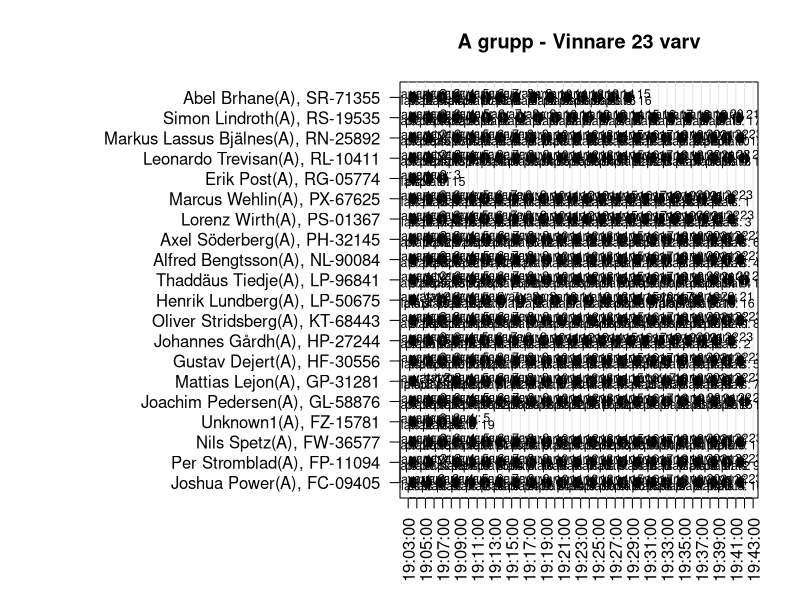
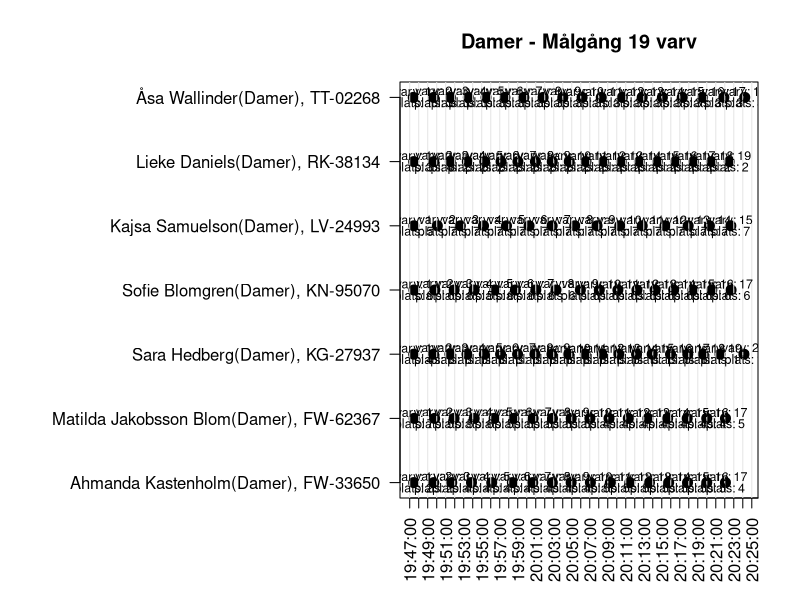
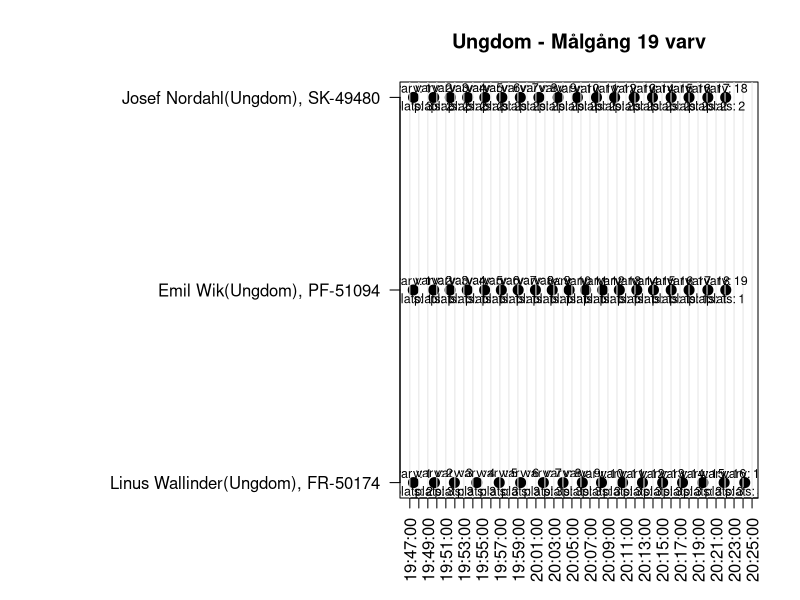
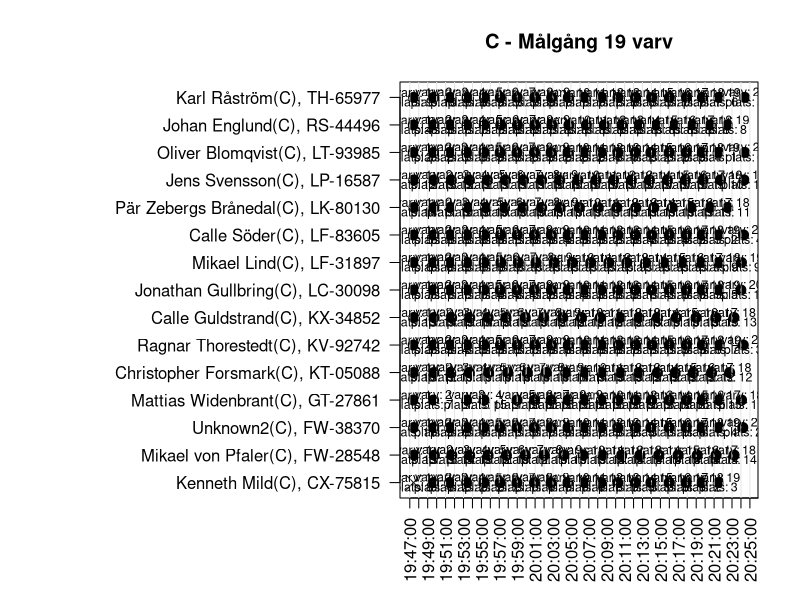
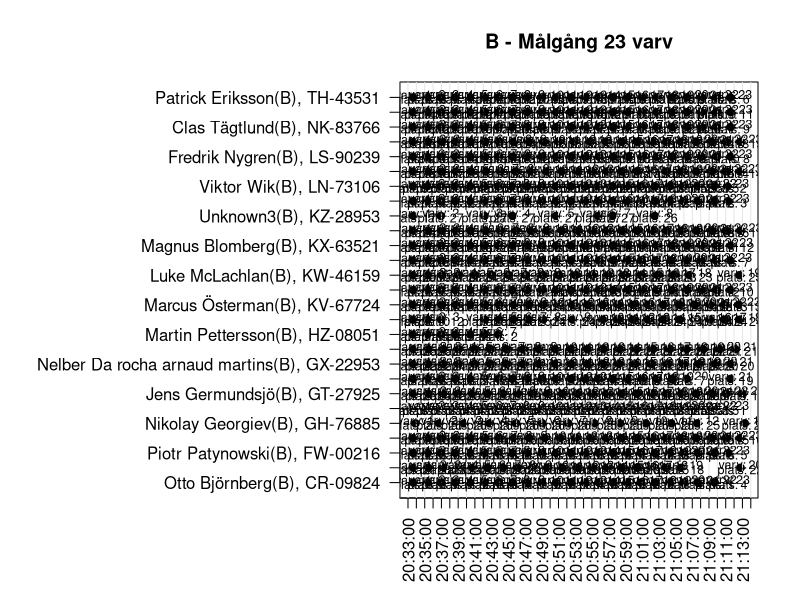

R code for these plots, in order:
library(readxl)

## Read the startlist
startlist <- readxl::read_xlsx("startlist.xlsx")

## Read the results and som manual entries
df <- read.table("20250806-212445-0212BD-SF.txt")
df2 <- read.table("extradata.txt")
names(df) <- c("pass", "chip", "info", "date", "time", "info1", "info2")
names(df2) <- c("pass", "chip", "info", "date", "time", "info1", "info2")
df$type <- "chip_read"
df2$type <- "manual"
df <- rbind(df, df2)
df$type <- c("black", "grey10")[as.numeric(as.factor(df$type))]
df$pch <- c(20, 4)[as.numeric(as.factor(df$type))]
df$datetime <- as.POSIXlt(paste(df$date, df$time), format = "%Y-%m-%d %H:%M:%OS")

## Add the name and class to the results
df$name <- startlist$Namn[match(df$chip, startlist$ChipNr)]
df$class <- startlist$Klass[match(df$chip, startlist$ChipNr)]

## limit to just today
df <- df[df$datetime >= as.POSIXlt("2025-08-06 18:50:00.000", format = "%Y-%m-%d %H:%M:%OS"), ]

## Check for anyone with no Chip times:
startlist[!startlist$ChipNr %in% df$chip, ]
## We know that Henrik Holm started and was first in B


## Graph the results of A
svg("images/A.svg", width = 24, height = 18)
par(mar = c(5.1, 20, 4.1, 2.1))
cutoff1 <- as.POSIXlt("2025-08-06 19:03:00.000", format = "%Y-%m-%d %H:%M:%OS")
cutoff2 <- as.POSIXlt("2025-08-06 19:43:00.000", format = "%Y-%m-%d %H:%M:%OS")
df2 <- df[df$datetime > cutoff1 & df$datetime < cutoff2, ]
df2 <- df2[order(df2$chip, df2$datetime), ]
df2$chip <- as.factor(df2$chip)
##
## Add the lap number
df2$lap <- as.numeric(ave(df2$datetime, df2$chip, FUN = rank))
df2$placing <- as.numeric(ave(df2$datetime, df2$lap, FUN = rank))
##
plot(y = df2$chip, x = df2$datetime,
     type = "p", pch = df2$pch, yaxt = "n",
     ylab = "", xlab = "", xaxt = "n",
     main = "A grupp - Vinnare 23 varv", col = df2$type, cex = 2)
labsy <- levels(df2$chip)
name <- startlist$Namn[match(labsy, startlist$ChipNr)]
class <- startlist$Klass[match(labsy, startlist$ChipNr)]
axis(side = 2, at = sort(as.numeric(unique(df2$chip))),
     labels = paste0(name, "(", class, ")", ", ", labsy), las = 1)
labsx <- seq(from = cutoff1,
             to = cutoff2,
             length.out = 41)
labsx <- format(as.POSIXlt(labsx), "%H:%M:%S")
times <- seq(from = cutoff1,
             to = cutoff2,
             length.out = 41)
axis(side = 1, at = times, las = 2, labels = labsx)
abline(v = times, col = "grey90")
## Add lap number and rank
text(x = df2$datetime,
     y = as.numeric(df2$chip) + 0.2,
     labels = paste0("varv: ", df2$lap), cex = 0.75)
text(x = df2$datetime,
     y = as.numeric(df2$chip) - 0.2,
     labels = paste0("plats: ", df2$placing), cex = 0.75)
dev.off()

svg("images/Damer.svg", width = 24, height = 12)
par(mar = c(5.1, 20, 4.1, 2.1))
cutoff1 <- as.POSIXlt("2025-08-06 19:47:00.000", format = "%Y-%m-%d %H:%M:%OS")
cutoff2 <- as.POSIXlt("2025-08-06 20:27:00.000", format = "%Y-%m-%d %H:%M:%OS")
df2 <- df[df$datetime > cutoff1 & df$datetime < cutoff2 & df$class == "Damer", ]
df2 <- df2[order(df2$chip, df2$datetime), ]
df2$chip <- as.factor(df2$chip)
##
## Add the lap number
df2$lap <- as.numeric(ave(df2$datetime, df2$chip, FUN = rank))
df2$placing <- as.numeric(ave(df2$datetime, df2$lap, FUN = rank))
##
plot(y = df2$chip, x = df2$datetime,
     type = "p", pch = df2$pch, yaxt = "n",
     ylab = "", xlab = "", xaxt = "n",
     main = "Damer - Målgång 19 varv", col = df2$type, cex = 2)
labsy <- levels(df2$chip)
name <- startlist$Namn[match(labsy, startlist$ChipNr)]
class <- startlist$Klass[match(labsy, startlist$ChipNr)]
axis(side = 2, at = sort(as.numeric(unique(df2$chip))),
     labels = paste0(name, "(", class, ")", ", ", labsy), las = 1)
labsx <- seq(from = cutoff1,
             to = cutoff2,
             length.out = 41)
labsx <- format(as.POSIXlt(labsx), "%H:%M:%S")
times <- seq(from = cutoff1,
             to = cutoff2,
             length.out = 41)
axis(side = 1, at = times, las = 2, labels = labsx)
abline(v = times, col = "grey90")
## Add lap number and rank
text(x = df2$datetime,
     y = as.numeric(df2$chip) + 0.1,
     labels = paste0("varv: ", df2$lap), cex = 0.75)
text(x = df2$datetime,
     y = as.numeric(df2$chip) - 0.1,
     labels = paste0("plats: ", df2$placing), cex = 0.75)
dev.off()

svg("images/Ungdomar.svg", width = 24, height = 6)
par(mar = c(5.1, 20, 4.1, 2.1))
cutoff1 <- as.POSIXlt("2025-08-06 19:47:00.000", format = "%Y-%m-%d %H:%M:%OS")
cutoff2 <- as.POSIXlt("2025-08-06 20:27:00.000", format = "%Y-%m-%d %H:%M:%OS")
df2 <- df[df$datetime > cutoff1 & df$datetime < cutoff2 & df$class == "Ungdom", ]
df2 <- df2[order(df2$chip, df2$datetime), ]
df2$chip <- as.factor(df2$chip)
##
## Add the lap number
df2$lap <- as.numeric(ave(df2$datetime, df2$chip, FUN = rank))
df2$placing <- as.numeric(ave(df2$datetime, df2$lap, FUN = rank))
##
plot(y = df2$chip, x = df2$datetime,
     type = "p", pch = df2$pch, yaxt = "n",
     ylab = "", xlab = "", xaxt = "n",
     main = "Ungdom - Målgång 19 varv", col = df2$type, cex = 2)
labsy <- levels(df2$chip)
name <- startlist$Namn[match(labsy, startlist$ChipNr)]
class <- startlist$Klass[match(labsy, startlist$ChipNr)]
axis(side = 2, at = sort(as.numeric(unique(df2$chip))),
     labels = paste0(name, "(", class, ")", ", ", labsy), las = 1)
labsx <- seq(from = cutoff1,
             to = cutoff2,
             length.out = 41)
labsx <- format(as.POSIXlt(labsx), "%H:%M:%S")
times <- seq(from = cutoff1,
             to = cutoff2,
             length.out = 41)
axis(side = 1, at = times, las = 2, labels = labsx)
abline(v = times, col = "grey90")
## Add lap number and rank
text(x = df2$datetime,
     y = as.numeric(df2$chip) + 0.05,
     labels = paste0("varv: ", df2$lap), cex = 0.75)
text(x = df2$datetime,
     y = as.numeric(df2$chip) - 0.05,
     labels = paste0("plats: ", df2$placing), cex = 0.75)
dev.off()

svg("images/C.svg", width = 24, height = 12)
par(mar = c(5.1, 20, 4.1, 2.1))
cutoff1 <- as.POSIXlt("2025-08-06 19:47:00.000", format = "%Y-%m-%d %H:%M:%OS")
cutoff2 <- as.POSIXlt("2025-08-06 20:27:00.000", format = "%Y-%m-%d %H:%M:%OS")
df2 <- df[df$datetime > cutoff1 & df$datetime < cutoff2 & df$class == "C", ]
df2 <- df2[order(df2$chip, df2$datetime), ]
df2$chip <- as.factor(df2$chip)
##
## Add the lap number
df2$lap <- as.numeric(ave(df2$datetime, df2$chip, FUN = rank))
df2$placing <- as.numeric(ave(df2$datetime, df2$lap, FUN = rank))
##
plot(y = df2$chip, x = df2$datetime,
     type = "p", pch = df2$pch, yaxt = "n",
     ylab = "", xlab = "", xaxt = "n",
     main = "C - Målgång 19 varv", col = df2$type, cex = 2)
labsy <- levels(df2$chip)
name <- startlist$Namn[match(labsy, startlist$ChipNr)]
class <- startlist$Klass[match(labsy, startlist$ChipNr)]
axis(side = 2, at = sort(as.numeric(unique(df2$chip))),
     labels = paste0(name, "(", class, ")", ", ", labsy), las = 1)
labsx <- seq(from = cutoff1,
             to = cutoff2,
             length.out = 41)
labsx <- format(as.POSIXlt(labsx), "%H:%M:%S")
times <- seq(from = cutoff1,
             to = cutoff2,
             length.out = 41)
axis(side = 1, at = times, las = 2, labels = labsx)
abline(v = times, col = "grey90")
## Add lap number and rank
text(x = df2$datetime,
     y = as.numeric(df2$chip) + 0.2,
     labels = paste0("varv: ", df2$lap), cex = 0.75)
text(x = df2$datetime,
     y = as.numeric(df2$chip) - 0.2,
     labels = paste0("plats: ", df2$placing), cex = 0.75)
dev.off()

svg("images/B.svg", width = 24, height = 18)
par(mar = c(5.1, 20, 4.1, 2.1))
cutoff1 <- as.POSIXlt("2025-08-06 20:32:00.000", format = "%Y-%m-%d %H:%M:%OS")
cutoff2 <- as.POSIXlt("2025-08-06 21:14:00.000", format = "%Y-%m-%d %H:%M:%OS")
df2 <- df[df$datetime > cutoff1 & df$datetime < cutoff2 & df$class == "B", ]
df2 <- df2[order(df2$chip, df2$datetime), ]
df2$chip <- as.factor(df2$chip)
##
## Add the lap number
df2$lap <- as.numeric(ave(df2$datetime, df2$chip, FUN = rank))
df2$placing <- as.numeric(ave(df2$datetime, df2$lap, FUN = rank))
##
plot(y = df2$chip, x = df2$datetime,
     type = "p", pch = df2$pch, yaxt = "n",
     ylab = "", xlab = "", xaxt = "n",
     main = "B - Målgång 23 varv", col = df2$type, cex = 1.5)
labsy <- levels(df2$chip)
name <- startlist$Namn[match(labsy, startlist$ChipNr)]
class <- startlist$Klass[match(labsy, startlist$ChipNr)]
axis(side = 2, at = sort(as.numeric(unique(df2$chip))),
     labels = paste0(name, "(", class, ")", ", ", labsy), las = 1)
labsx <- seq(from = cutoff1,
             to = cutoff2,
             length.out = 43)
labsx <- format(as.POSIXlt(labsx), "%H:%M:%S")
times <- seq(from = cutoff1,
             to = cutoff2,
             length.out = 43)
axis(side = 1, at = times, las = 2, labels = labsx)
abline(v = times, col = "grey90")
## Add lap number and rank
text(x = df2$datetime,
     y = as.numeric(df2$chip) + 0.2,
     labels = paste0("varv: ", df2$lap), cex = 0.75)
text(x = df2$datetime,
     y = as.numeric(df2$chip) - 0.2,
     labels = paste0("plats: ", df2$placing), cex = 0.75)
dev.off()
